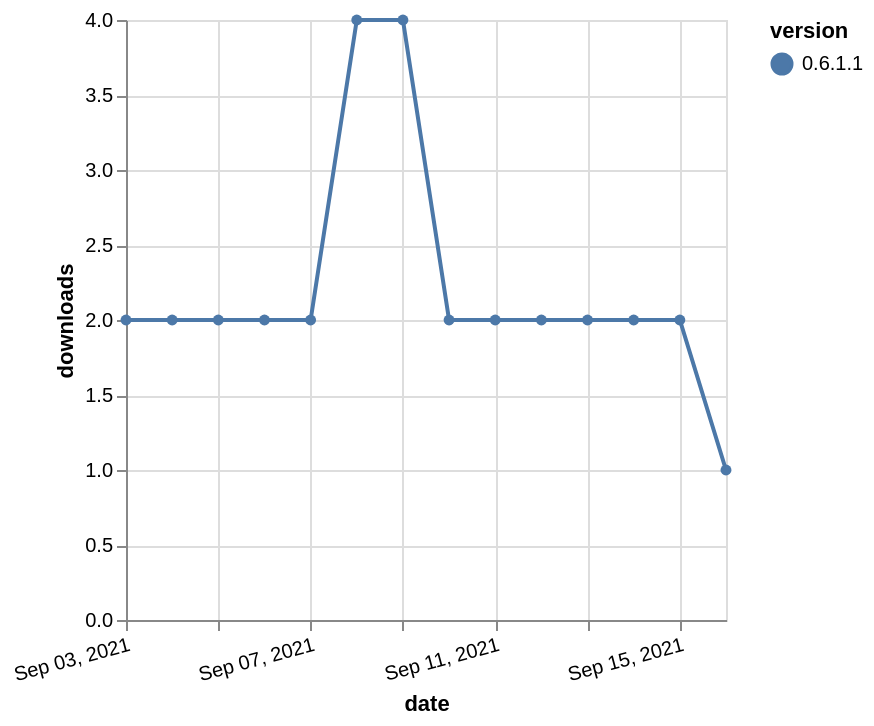

Write the Vega-Lite specification saved for this chart.
### Vega-Lite specification from a JSON file in a GitHub repository (floating-point values rounded to 4 significant figures)
{"$schema": "https://vega.github.io/schema/vega-lite/v5.json", "description": "A simple bar chart with embedded data.", "data": {"values": [{"date": "2021-09-03", "total": 3238, "delta": 2, "version": "0.6.1.1"}, {"date": "2021-09-04", "total": 3240, "delta": 2, "version": "0.6.1.1"}, {"date": "2021-09-05", "total": 3242, "delta": 2, "version": "0.6.1.1"}, {"date": "2021-09-06", "total": 3244, "delta": 2, "version": "0.6.1.1"}, {"date": "2021-09-07", "total": 3246, "delta": 2, "version": "0.6.1.1"}, {"date": "2021-09-08", "total": 3250, "delta": 4, "version": "0.6.1.1"}, {"date": "2021-09-09", "total": 3254, "delta": 4, "version": "0.6.1.1"}, {"date": "2021-09-10", "total": 3256, "delta": 2, "version": "0.6.1.1"}, {"date": "2021-09-11", "total": 3258, "delta": 2, "version": "0.6.1.1"}, {"date": "2021-09-12", "total": 3260, "delta": 2, "version": "0.6.1.1"}, {"date": "2021-09-13", "total": 3262, "delta": 2, "version": "0.6.1.1"}, {"date": "2021-09-14", "total": 3264, "delta": 2, "version": "0.6.1.1"}, {"date": "2021-09-15", "total": 3266, "delta": 2, "version": "0.6.1.1"}, {"date": "2021-09-16", "total": 3267, "delta": 1, "version": "0.6.1.1"}]}, "width": "container", "mark": {"type": "line", "point": {"filled": true}}, "encoding": {"x": {"field": "date", "type": "temporal", "timeUnit": "yearmonthdate", "title": "date", "axis": {"labelAngle": -15}}, "y": {"field": "delta", "type": "quantitative", "title": "downloads"}, "color": {"field": "version", "type": "nominal"}, "tooltip": {"field": "delta"}}}
